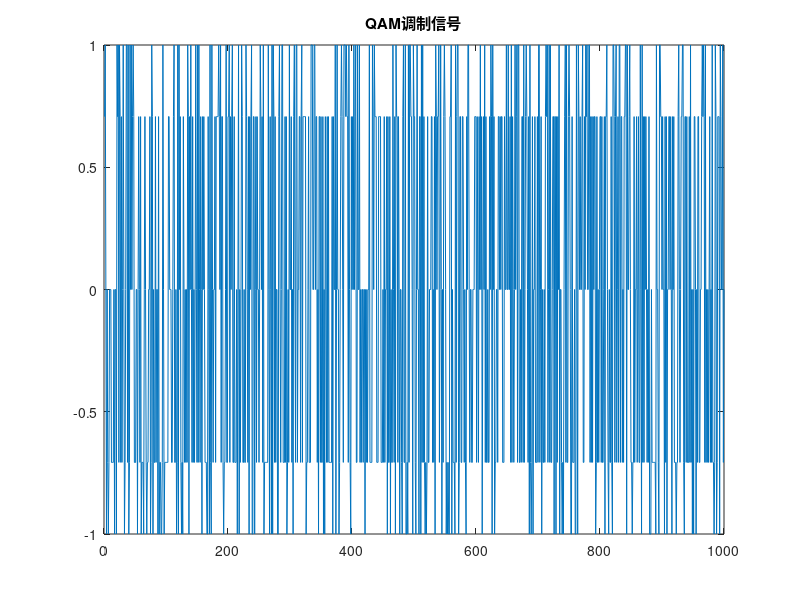

The MATLAB source for this figure: (Note: this script raises an error after producing the figure.)
% "Choose a Propagation Model" describes how to choose proper propagation models
% "Fading Channels" explains Rayleigh and Racian Fading Channels
%% QAM调制
clc
clear
close all
N = 2;%发射源数量
M = 8;%调制阶数
dataLength = 1000;
data = randi([0 M-1], dataLength, 1); % 随机生成数据包
Signal = pskmod(data,M);
figure
plot(real(Signal));
title('QAM调制信号');
%% free space propagation(LOS)
fs = 8e3;
fc = 3e8;
freesp = phased.FreeSpace(SampleRate=fs,OperatingFrequency=fc);
x = Signal;
%x y z coordinates of locations
%x y z of velocities
posTx = [1 -1;0 0;200 200];
posRx = [0 0;0 0;0 0];
velTx = [0 0;0 0;0 0];
velRx = [0 0;0 0;0 0];
propagatedSignal = zeros(dataLength,N);
for i = 1:N
propagatedSignal(:,i) = freesp(x,posTx(:,i),posRx(:,i),velTx(:,i),velRx(:,i));
end

%%
R = sqrt((posTx-posRx)'*(posTx-posRx));
lambda = physconst('Lightspeed')/fc;
L = (4*pi*R/lambda).^2;
% 计算传播引起的相移`
thetaProp = 2 * pi * diag(R) / lambda;
thetaProp = wrapToPi(thetaProp);
%%
figure
a = 1:200;
aa = propagatedSignal(:,1)'*propagatedSignal(:,1)/length(propagatedSignal);
plot(a,propagatedSignal(a,1)/sqrt(aa),a,x(a,1).*exp(-1j * thetaProp(1)))
%% signal summation and correction
%通过计算接收信号和参考信号之间的相位差来补偿
theta = mean(angle(propagatedSignal./Signal));
theta = theta + [0,0.2*pi];
phaseCorrectSignal = propagatedSignal.* exp(-1j * 0 * theta);

CorrectSignal = phaseCorrectSignal;%不进行幅度调整不会影响误码率
figure;
plot(angle(CorrectSignal(1:24,1)));
title('第一路');
figure;
plot(angle(CorrectSignal(1:24,2)));
title('第二路');
%signal summation
SumSignal = sum(CorrectSignal,2);%按列相加
figure;
plot(angle(SumSignal(1:24)));
title('合路');
P = SumSignal'*SumSignal/length(SumSignal);
snr = 150;
noisySignal = awgn(SumSignal,snr,'measured');
%先合成再加噪 参考Distributed Transmit Beamforming: 
%Design andDemonstration From the Lab to UAVs

%% constellation comparison of pre and AWGN
constDiag = comm.ConstellationDiagram(3, ...
    'ShowReferenceConstellation',true, ...
    'ShowLegend',true, ...
    'XLimits',[-2 2],'YLimits',[-2 2], ...
    'ChannelNames', ...
    {'SumSignal','First','Second'});
constDiag(zscore(noisySignal), ...
    1.1*zscore(CorrectSignal(:,1)), ...
    1.2*zscore(CorrectSignal(:,2)));
% 绘制加噪信号
figure;
plot(real(noisySignal));
title('校正后的合成信号');

%% receive QPSK demodulation
dataOut = pskdemod(noisySignal,M);
[errNum,errRate,errInd] = symerr(data,dataOut);
fprintf('totalBits = %f\nerrorBits = %d\nerrorRate = %d',dataLength,errNum,errRate);